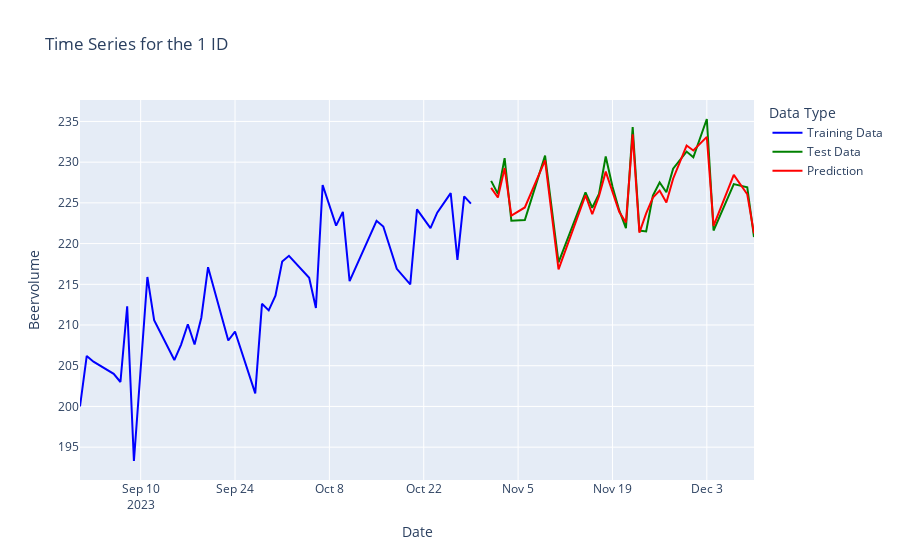

Here is the notebook cell this chart was saved with:
### Code cell
# Make predictions for a specific ID (ID=1) using the 'predict_id' function
prediction_for_id = predict_id(
    1, 
    X_test, 
    model,
)

# Generate a Plotly figure for visualizing the predictions
fig = plot_prediction_test(
    1, 
    X_train, 
    X_test, 
    y_train, 
    y_test, 
    train_date, 
    test_date, 
    prediction_for_id,
)

# Display the generated Plotly figure
fig.show()
